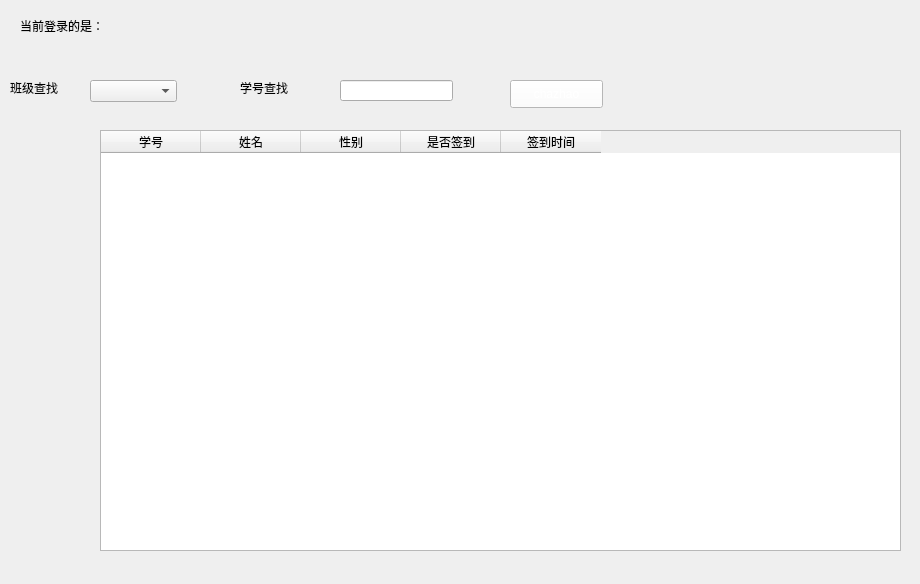
<?xml version="1.0" encoding="UTF-8"?>
<ui version="4.0">
 <class>Widget</class>
 <widget class="QWidget" name="Widget">
  <property name="geometry">
   <rect>
    <x>0</x>
    <y>0</y>
    <width>920</width>
    <height>584</height>
   </rect>
  </property>
  <property name="windowTitle">
   <string>Widget</string>
  </property>
  <property name="styleSheet">
   <string notr="true"/>
  </property>
  <widget class="QTableWidget" name="tableWidget">
   <property name="geometry">
    <rect>
     <x>100</x>
     <y>130</y>
     <width>801</width>
     <height>421</height>
    </rect>
   </property>
   <column>
    <property name="text">
     <string>学号</string>
    </property>
   </column>
   <column>
    <property name="text">
     <string>姓名</string>
    </property>
   </column>
   <column>
    <property name="text">
     <string>性别</string>
    </property>
   </column>
   <column>
    <property name="text">
     <string>是否签到</string>
    </property>
   </column>
   <column>
    <property name="text">
     <string>签到时间</string>
    </property>
   </column>
  </widget>
  <widget class="QComboBox" name="comboBox">
   <property name="geometry">
    <rect>
     <x>90</x>
     <y>80</y>
     <width>87</width>
     <height>22</height>
    </rect>
   </property>
  </widget>
  <widget class="QLabel" name="label">
   <property name="geometry">
    <rect>
     <x>10</x>
     <y>80</y>
     <width>72</width>
     <height>15</height>
    </rect>
   </property>
   <property name="text">
    <string>班级查找</string>
   </property>
  </widget>
  <widget class="QLabel" name="label_2">
   <property name="geometry">
    <rect>
     <x>240</x>
     <y>80</y>
     <width>72</width>
     <height>15</height>
    </rect>
   </property>
   <property name="text">
    <string>学号查找</string>
   </property>
  </widget>
  <widget class="QLineEdit" name="le">
   <property name="geometry">
    <rect>
     <x>340</x>
     <y>80</y>
     <width>113</width>
     <height>21</height>
    </rect>
   </property>
  </widget>
  <widget class="QPushButton" name="pushButton">
   <property name="geometry">
    <rect>
     <x>510</x>
     <y>80</y>
     <width>93</width>
     <height>28</height>
    </rect>
   </property>
   <property name="styleSheet">
    <string notr="true">color: qradialgradient(spread:pad, cx:0.5, cy:0.5, radius:0.5, fx:0.5, fy:0.5, stop:0 rgba(255, 0, 0, 255), stop:0.479904 rgba(255, 0, 0, 255), stop:0.522685 rgba(255, 255, 255, 255), stop:1 rgba(255, 255, 255, 255));
font: 9pt &quot;Segoe Script&quot;;
background-color: rgb(255, 255, 255);
</string>
   </property>
   <property name="text">
    <string>chazhao</string>
   </property>
  </widget>
  <widget class="QLabel" name="l3">
   <property name="geometry">
    <rect>
     <x>20</x>
     <y>0</y>
     <width>91</width>
     <height>51</height>
    </rect>
   </property>
   <property name="text">
    <string>当前登录的是：</string>
   </property>
  </widget>
  <widget class="QWidget" name="widget" native="true">
   <property name="geometry">
    <rect>
     <x>0</x>
     <y>10</y>
     <width>921</width>
     <height>561</height>
    </rect>
   </property>
   <property name="styleSheet">
    <string notr="true">border-image: url(:/郭襄.png);</string>
   </property>
  </widget>
  <zorder>widget</zorder>
  <zorder>tableWidget</zorder>
  <zorder>comboBox</zorder>
  <zorder>label</zorder>
  <zorder>label_2</zorder>
  <zorder>le</zorder>
  <zorder>pushButton</zorder>
  <zorder>l3</zorder>
 </widget>
 <layoutdefault spacing="6" margin="11"/>
 <resources/>
 <connections/>
</ui>
